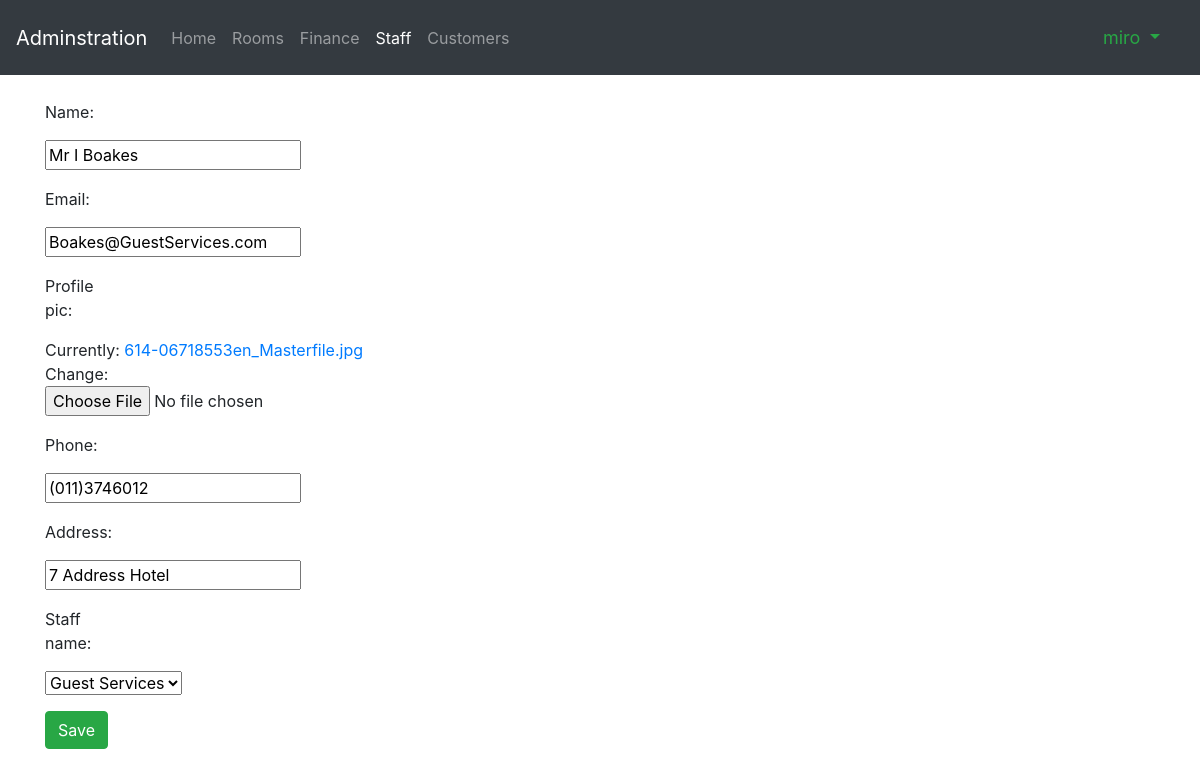
The app's page /staff/Guest Services/Mr I Boakes/edit (signed in) with its own data.
### Staff/models.py (models this page shows, shortened)
class Employee(models.Model):
    Name = models.CharField(max_length=30)
    Email = models.EmailField(max_length=100)
    profile_pic = models.FileField(null=True)
    status = models.CharField(max_length=20, default='Status')
    time = models.TimeField(default=timezone.now())
    Phone = models.CharField(max_length=14)
    Address = models.CharField(max_length=100, default='7 Address Hotel')
    Staff_name = models.ForeignKey(Staff, on_delete=models.CASCADE)
    class Meta:
        get_latest_by = ['time']

### Staff/views.py (the view, shortened to what this page needs)
# urls.py: path('<staff_name>/<employee_name>/edit', views.edit_employee, name='edit_employee'),
def edit_employee(request, staff_name, employee_name):
    if not request.user.is_authenticated & request.user.is_superuser:
        return render(request, 'ownerAdmin/admin_login.html')
    else:
        employee = get_object_or_404(Employee, Name=employee_name)
        context = {'Name': employee.Name, 'Email': employee.Email, 'profile_pic': employee.profile_pic,
                   'Phone': employee.Phone,'Address': employee.Address, 'Staff_name': employee.Staff_name}
        form = EditEmployee(request.POST or None, request.FILES or None, initial=context)
    return render(request, 'Staff/emplyee_edit.html', {'form': form, 'employee': employee})

### Staff/forms.py
class EditEmployee(forms.ModelForm):
    class Meta:
        model = Employee
        fields = ['Name', 'Email', 'profile_pic', 'Phone',
                  'Address', 'Staff_name']

### Staff/models.py (called while the page is built)
    def __str__(self):
        return self.Name

### Staff/templates/Staff/emplyee_edit.html (shortened to what this page needs)
{% extends 'Staff/base.html' %}
{% load staticfiles %}
{% block body %}
    <div class="container">
         <br>
            <div class="row">
                <div class="col-xs-8">
                    <form class="form-horizontal" role="form" action="" method="post" enctype="multipart/form-data">
                        {% include 'ownerAdmin/form_template.html' %}
                        <div class="form-group">
                            <div class="col-sm-offset-2 col-sm-10">
                                <input type="submit" value="Save" class="btn btn-success">
                            </div>
                        </div>
                    </form>
                </div>
            </div>
    </div>
{% endblock %}

### Staff/templates/Staff/base.html (shortened to what this page needs)
<!DOCTYPE html>
<html lang="en">
<head>
    <link rel="stylesheet" href="https://stackpath.bootstrapcdn.com/bootstrap/4.1.3/css/bootstrap.min.css">
    <link rel="stylesheet" href="https://use.fontawesome.com/releases/v5.5.0/css/all.css">
</head>
<body>
<nav class="navbar navbar-expand-lg navbar-dark bg-dark">
     {% if request.user.is_authenticated and user.is_superuser %}
         <a class="navbar-brand" href="#">Adminstration</a>
    {% endif %}
  <div class="collapse navbar-collapse" id="navbarTogglerDemo02">
    <ul class="navbar-nav mr-auto mt-2 mt-lg-0">
        {% if request.user.is_authenticated and user.is_superuser %}
          <li class="nav-item ">
                  <a class="nav-link" href="{% url 'admin_login' %}">Home <span class="sr-only">(current)</span></a>
          </li>
        {% else %}
          <li class="nav-item ">
                  <a class="nav-link" href="#">Home <span class="sr-only">(current)</span></a>
          </li>
        {% endif %}
        {% if request.user.is_authenticated and user.is_superuser %}
            <li class="nav-item ">
              <a class="nav-link" href="{% url 'rooms_admin' %}">Rooms</a>
            </li>
            <li class="nav-item ">
              <a class="nav-link" href="{% url 'finance_edit' %}">Finance</a>
             </li>
        {% endif %}
      <li class="nav-item active">
        <a class="nav-link" href="{% url 'Staff_view' %}">Staff</a>
      </li>
      <li class="nav-item">
        <a class="nav-link" href="#">Customers</a>
      </li>
    </ul>
    <ul class="navbar-nav navbar  ">
        {% if request.user.is_authenticated  %}
            <li class="nav-item dropdown">
                <a style="font-size: 18px;color: #28a745" class="nav-link dropdown-toggle"  id="navbarDropdown" role="button" data-toggle="dropdown" aria-haspopup="true" aria-expanded="false" href="#">{{ user.username }} </a>
            </li>
        {% else %}
            <li class="nav-item"><a style="font-size: 18px;color: #28a745" class="nav-link" href="{% url 'Receptionist_login' %}"><i class="fas fa-sign-in-alt"></i> Login</a></li>
        {% endif %}
    </ul>
  </div>
</nav>
{% block body %}{% endblock %}
</body>
</html>

### ownerAdmin/templates/ownerAdmin/form_template.html (shortened to what this page needs)
{% for field in form %}
    <div class="form-group">
        <div class="col-sm-offset-2 col-sm-10">
        </div>
        <label class="control-label col-sm-2" for="song_title">{{ field.label_tag }}</label>
        <div class="col-sm-10">{{ field }}</div>
    </div>
{% endfor %}

### records on screen
Employee: form "Mr I Boakes" "Boakes@GuestServices.com" "(011)3746012" "7 Address Hotel" "Guest Services"

### other values on screen
{{ user.username }} "miro"
{{ field.label_tag }} "Name:" "Email:" "Profile pic:" "Phone:" "Address:" "Staff name:"
